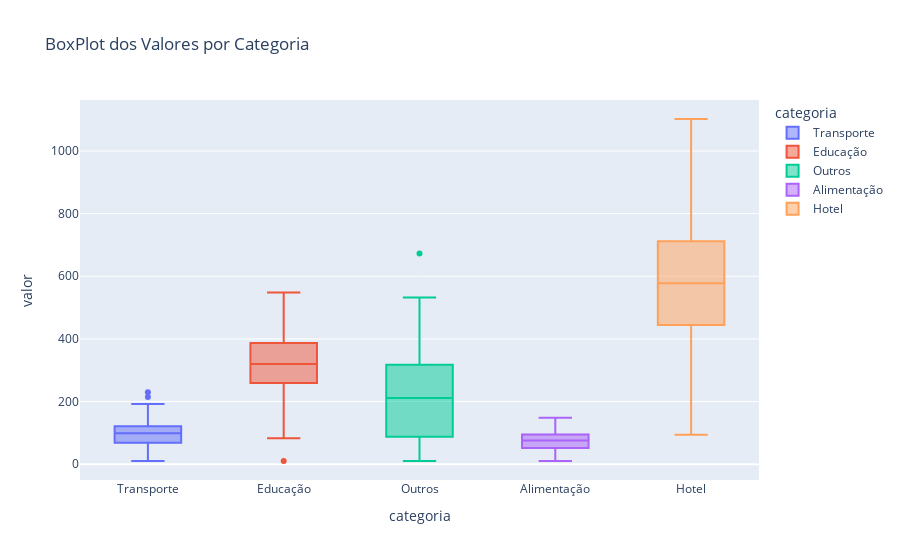

The notebook cell this image was saved under:
### Markdown cell above
- Vemos que em algumas categorias o valor do reembolso é bem alto.

- Onde estão os Outliers?

### Code cell
# BoxPlot dos valores por categoria
fig = px.box(df_reembolso, x='categoria', y='valor', color=df_reembolso['categoria'], title='BoxPlot dos Valores por Categoria')

fig.show()

### Figure 1 — Plotly figure (JSON) as saved in the notebook; plotly's stock layout.template omitted (floating-point values rounded to 4 significant figures; data arrays with more than 128 entries replaced by an {"elided": "..."} marker saying what was removed)
{"data": [{"alignmentgroup": "True", "hovertemplate": "categoria=%{x}<br>valor=%{y}<extra></extra>", "legendgroup": "Transporte", "marker": {"color": "#636efa"}, "name": "Transporte", "notched": false, "offsetgroup": "Transporte", "orientation": "v", "showlegend": true, "type": "box", "x": {"elided": "196 str values"}, "x0": " ", "xaxis": "x", "y": {"elided": "196 float values"}, "y0": " ", "yaxis": "y"}, {"alignmentgroup": "True", "hovertemplate": "categoria=%{x}<br>valor=%{y}<extra></extra>", "legendgroup": "Educação", "marker": {"color": "#EF553B"}, "name": "Educação", "notched": false, "offsetgroup": "Educação", "orientation": "v", "showlegend": true, "type": "box", "x": {"elided": "198 str values"}, "x0": " ", "xaxis": "x", "y": {"elided": "198 float values"}, "y0": " ", "yaxis": "y"}, {"alignmentgroup": "True", "hovertemplate": "categoria=%{x}<br>valor=%{y}<extra></extra>", "legendgroup": "Outros", "marker": {"color": "#00cc96"}, "name": "Outros", "notched": false, "offsetgroup": "Outros", "orientation": "v", "showlegend": true, "type": "box", "x": {"elided": "211 str values"}, "x0": " ", "xaxis": "x", "y": {"elided": "211 float values"}, "y0": " ", "yaxis": "y"}, {"alignmentgroup": "True", "hovertemplate": "categoria=%{x}<br>valor=%{y}<extra></extra>", "legendgroup": "Alimentação", "marker": {"color": "#ab63fa"}, "name": "Alimentação", "notched": false, "offsetgroup": "Alimentação", "orientation": "v", "showlegend": true, "type": "box", "x": {"elided": "204 str values"}, "x0": " ", "xaxis": "x", "y": {"elided": "204 float values"}, "y0": " ", "yaxis": "y"}, {"alignmentgroup": "True", "hovertemplate": "categoria=%{x}<br>valor=%{y}<extra></extra>", "legendgroup": "Hotel", "marker": {"color": "#FFA15A"}, "name": "Hotel", "notched": false, "offsetgroup": "Hotel", "orientation": "v", "showlegend": true, "type": "box", "x": {"elided": "191 str values"}, "x0": " ", "xaxis": "x", "y": {"elided": "191 float values"}, "y0": " ", "yaxis": "y"}], "layout": {"boxmode": "overlay", "legend": {"title": {"text": "categoria"}, "tracegroupgap": 0}, "title": {"text": "BoxPlot dos Valores por Categoria"}, "xaxis": {"anchor": "y", "categoryarray": ["Transporte", "Educação", "Outros", "Alimentação", "Hotel"], "categoryorder": "array", "domain": [0, 1], "title": {"text": "categoria"}}, "yaxis": {"anchor": "x", "domain": [0, 1], "title": {"text": "valor"}}}}
